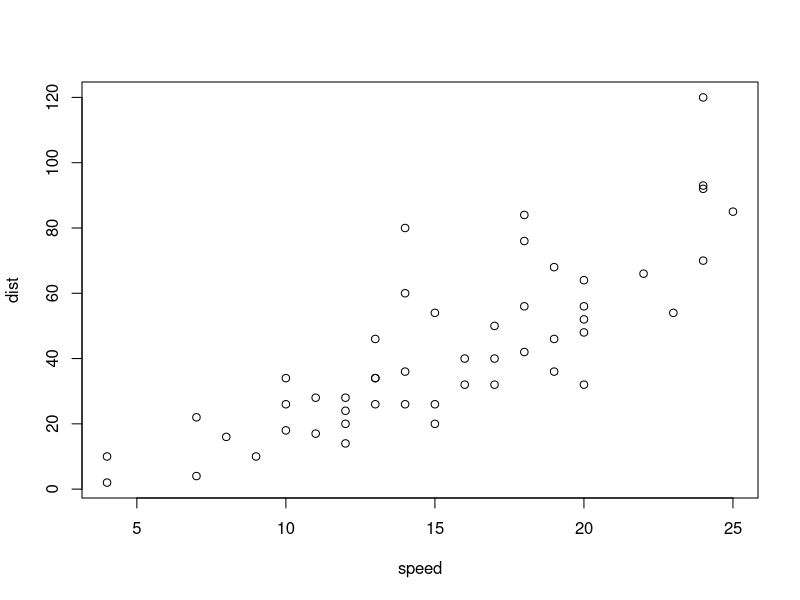
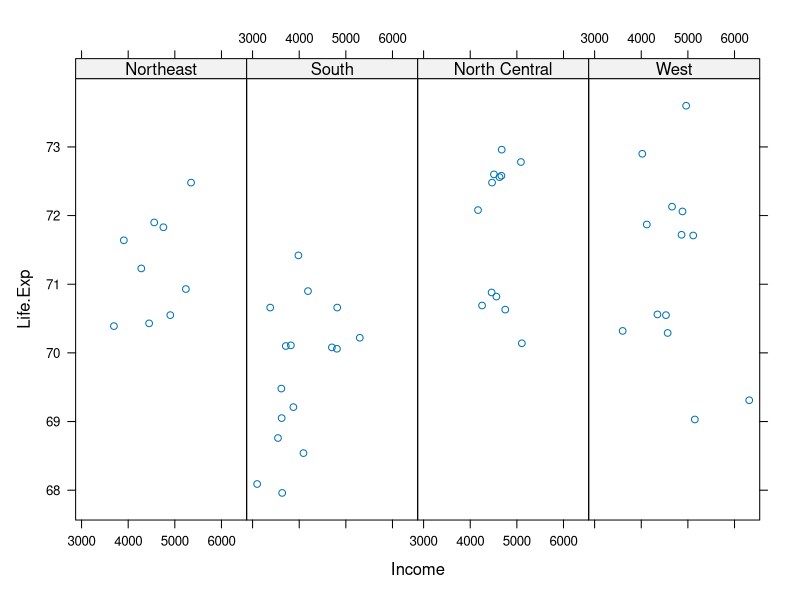
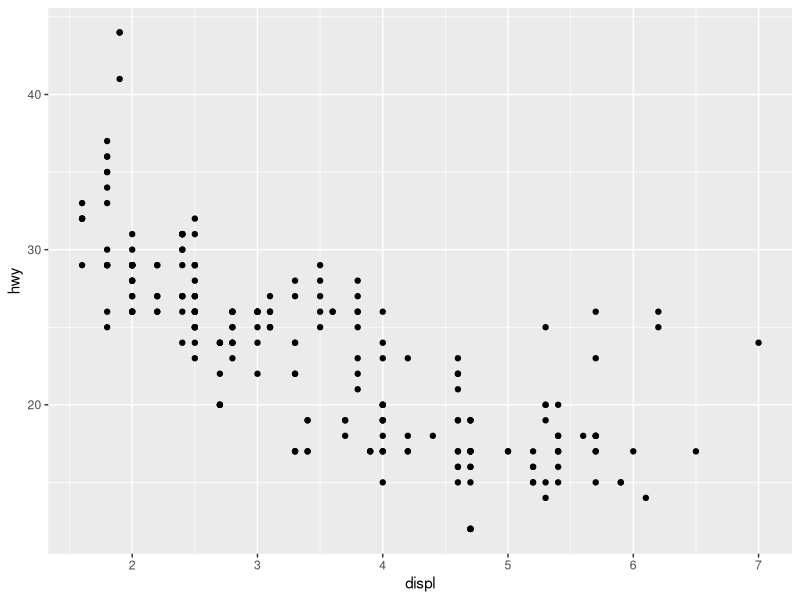
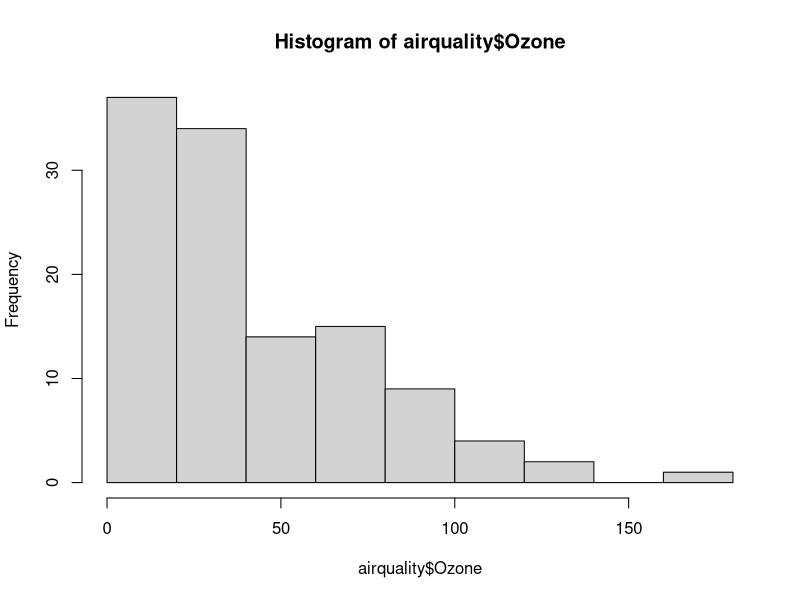
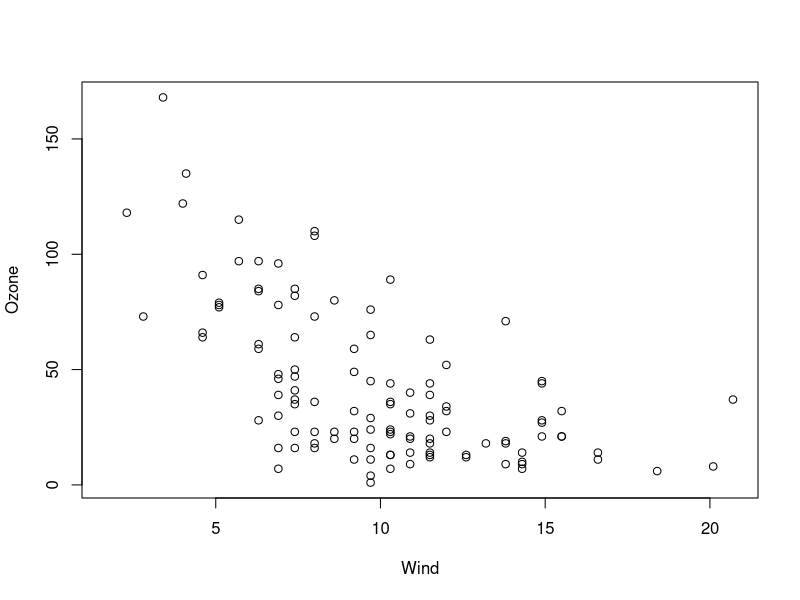
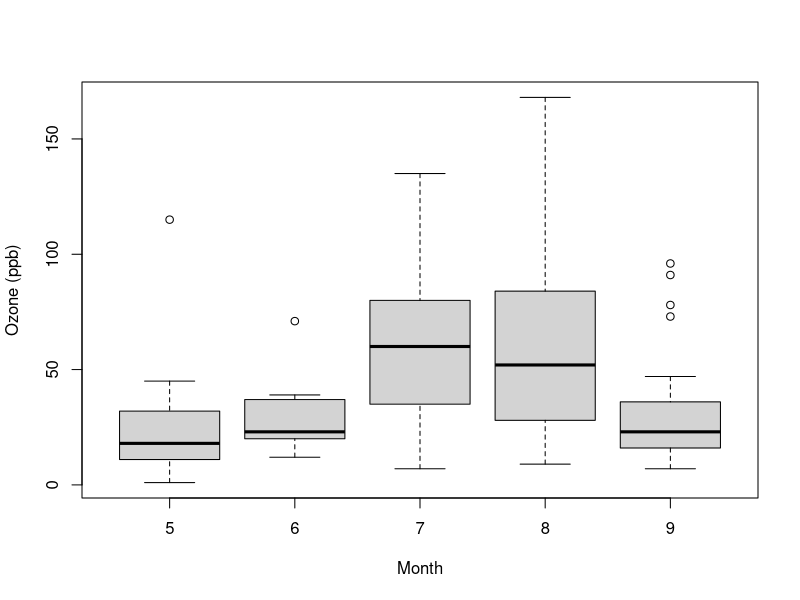
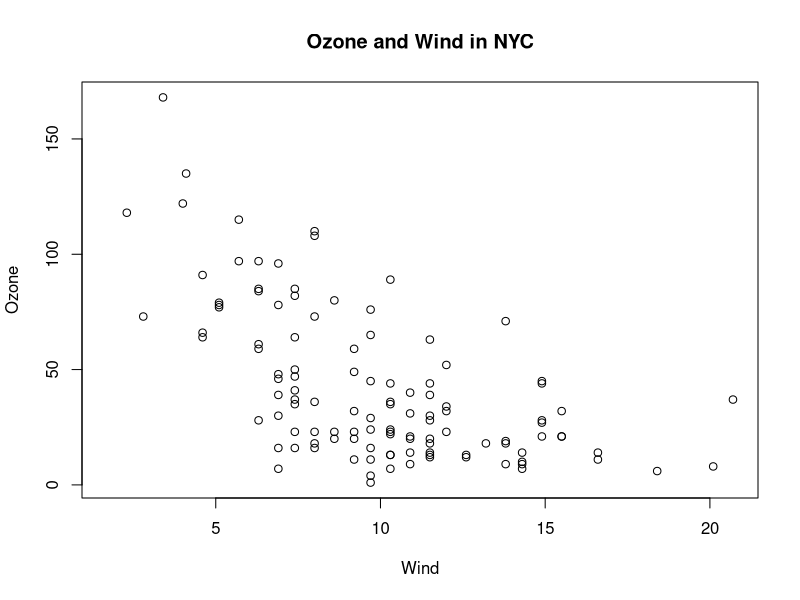
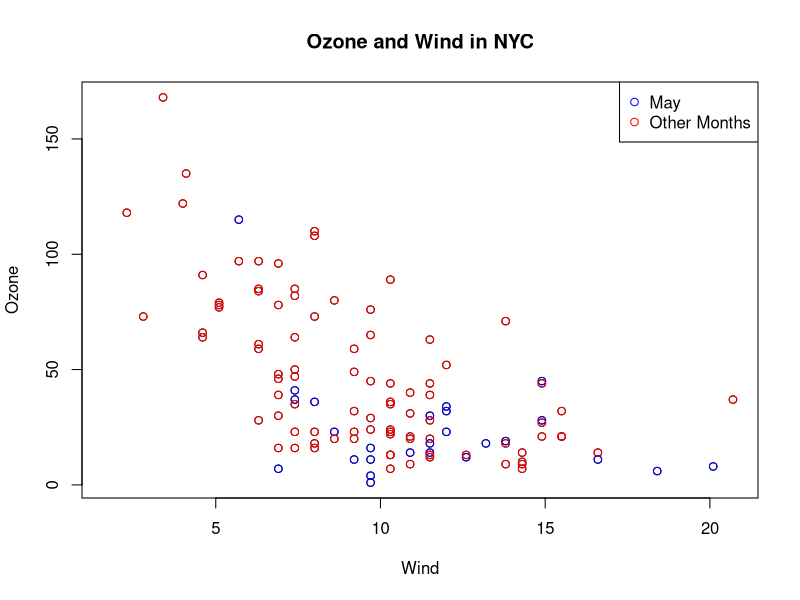

These figures' R source, in order:
#Plotting
with(cars, plot(speed, dist))
#Lattice System
library(lattice)
state <- data.frame(state.x77, region = state.region)
xyplot(Life.Exp ~ Income | region, data = state, layout = c(4,1))
#ggplot2
library(ggplot2)
data(mpg)
qplot(displ, hwy, data = mpg)

# basic plot
hist(airquality$Ozone)
with(airquality, plot(Wind, Ozone))
airquality <- transform(airquality, Month = factor(Month))
boxplot(Ozone ~ Month, airquality, xlab = "Month", ylab = "Ozone (ppb)")

with(airquality, plot(Wind, Ozone))
title(main = "Ozone and Wind in NYC")

with(airquality, plot(Wind, Ozone, main = "Ozone and Wind in NYC"), type = "n")
with(subset(airquality, Month == 5), points(Wind, Ozone, col = "blue"))
with(subset(airquality, Month != 5), points(Wind, Ozone, col = "red"))
legend("topright", pch = 1, col = c("blue", "red"), legend = c("May", "Other Months"))

with(airquality, plot(Wind, Ozone, main = "Ozone and Wind in New York City", pch = 20))
model <- lm(Ozone ~ Wind, airquality)
abline(model, lwd = 2)

par(mfrow = c(1,2))
with(airquality, {
  plot(Wind, Ozone, main = "Ozone and Wind")
  plot(Solar.R, Ozone, main = "Ozone and Solar Radiation")
  })

x <- rnorm(100)
hist(x)
y <- rnorm(100)
plot(x,y)
par(mfrow = c(1,1))
par(mar = c(2,2,2,2))
plot(x,y)
par(mar = c(4,4,2,2))

plot(x,y, pch=20)
example(points)

x <- rnorm(100)
y <- x + rnorm(100)
g <- gl(2, 50)
g <- gl(2,50,labels=c("Male", "Female"))
str(g)
plot(x,y,type="n") #make the plot, but don't actually put the data
points(x[g == "Male"], y[g == "Male"], col="green")
points(x[g == "Female"], y[g == "Female"], col="blue", pch=19)

?Devices
